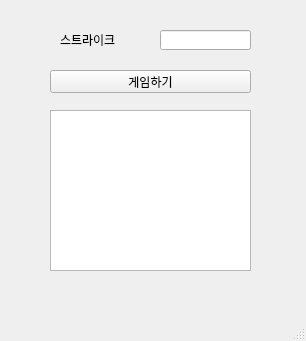
<?xml version="1.0" encoding="UTF-8"?>
<ui version="4.0">
 <class>MainWindow</class>
 <widget class="QMainWindow" name="MainWindow">
  <property name="geometry">
   <rect>
    <x>0</x>
    <y>0</y>
    <width>306</width>
    <height>341</height>
   </rect>
  </property>
  <property name="windowTitle">
   <string>MainWindow</string>
  </property>
  <widget class="QWidget" name="centralwidget">
   <widget class="QLabel" name="lbl">
    <property name="geometry">
     <rect>
      <x>60</x>
      <y>30</y>
      <width>81</width>
      <height>20</height>
     </rect>
    </property>
    <property name="text">
     <string>스트라이크</string>
    </property>
   </widget>
   <widget class="QLineEdit" name="le">
    <property name="geometry">
     <rect>
      <x>160</x>
      <y>30</y>
      <width>91</width>
      <height>20</height>
     </rect>
    </property>
   </widget>
   <widget class="QPushButton" name="pb">
    <property name="geometry">
     <rect>
      <x>50</x>
      <y>70</y>
      <width>201</width>
      <height>23</height>
     </rect>
    </property>
    <property name="text">
     <string>게임하기</string>
    </property>
   </widget>
   <widget class="QTextEdit" name="te">
    <property name="geometry">
     <rect>
      <x>50</x>
      <y>110</y>
      <width>201</width>
      <height>161</height>
     </rect>
    </property>
   </widget>
  </widget>
  <widget class="QMenuBar" name="menubar">
   <property name="geometry">
    <rect>
     <x>0</x>
     <y>0</y>
     <width>306</width>
     <height>21</height>
    </rect>
   </property>
  </widget>
  <widget class="QStatusBar" name="statusbar"/>
 </widget>
 <resources/>
 <connections/>
</ui>
